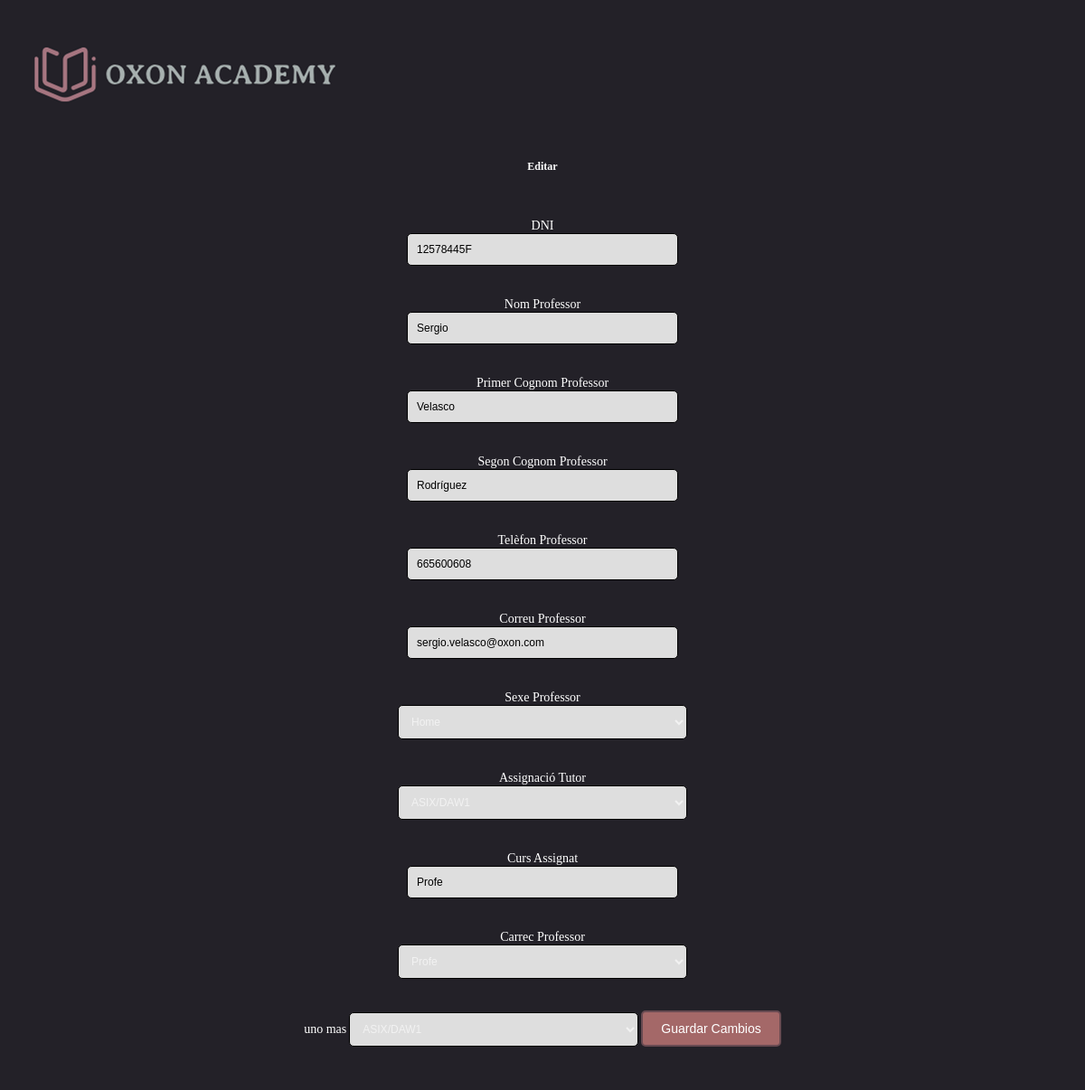
Screenshot of /WEB/formularios/professor/formeditarProfe.php?DNI=12578445F with the database file from the repository.
### tables this page shows
CREATE TABLE tbl_professors(
  DNI_professor CHAR(9) NOT NULL PRIMARY KEY,
  Nom_professor VARCHAR(30) NOT NULL,
  Primer_Cognom_professor VARCHAR(60) NOT NULL,
  Segon_Cognom_professor VARCHAR(60) NOT NULL,
  Telefon_professor CHAR(9) NOT NULL,
  Correu_professor VARCHAR(50) NOT NULL,
  Sexe_professor ENUM('Home', 'Dona', 'No binari') NOT NULL,
  Curs_assignat VARCHAR(50) NOT NULL,
  Carrec_professor ENUM('Profe', 'Cap Departament', 'Profe/Cap Dept') NOT NULL,
  FK_Modul_professors VARCHAR(100) NULL
);

### WEB/formularios/professor/formeditarProfe.php (the view, shortened to what this page needs)
<?php
if (!isset($_GET['DNI'])){
    header('Location: ./../../crud_profes.php');
    exit();
} else {
    require_once './../../conexion.php';
    try {
        $DNI = $_GET['DNI'];
        $stmt = $conn->prepare("SELECT * FROM tbl_professors WHERE DNI_professor = ?");
        $stmt->bindParam(1, $DNI);
        $stmt->execute();
        $datos_escuela = $stmt->fetchAll();
        $array = array();
        foreach($datos_escuela as $clave => $valor){
            $array = $valor;
        }
    } catch (PDOException $e) {
        echo "Error al obtener datos de la base de datos: " . $e->getMessage();
    }
}
?>
<head>
    <link rel="stylesheet" href="./../../css/csseditar_crear.css">
    <link rel="stylesheet" href="./../../css/style.css">
</head>
<body>
    <br>
    <div class="logo">
        <img src="./../../img/logoextendido.png" alt="LOGO">
    </div>
    <div class="titulo">
        <h1>Editar</h1>
    </div>
    <form action="./../../acciones/editarProfe.php" method="POST">
        <label for="DNI_Professor">DNI</label><br>
        <input type="text" id="DNI_Professor" name="DNI_Professor" value="<?php echo $array[0]; ?>" readonly> <br><br>
        <label for="Nom_Professor">Nom Professor</label><br>
        <input type="text" id="Nom_Professor" name="Nom_Professor" value="<?php echo $array[1];?>" required><br><br>
        <label for="Primer_Cognom_Professor">Primer Cognom Professor</label><br>
        <input type="text" id="Primer_Cognom_Professor" name="Primer_Cognom_Professor" value="<?php echo $array[2];?>" required><br><br>
        <label for="Segon_Cognom_Professor">Segon Cognom Professor</label><br>
        <input type="text" id="Segon_Cognom_Professor" name="Segon_Cognom_Professor" value="<?php echo $array[3];?>" required><br><br>
        <label for="Telefon_Professor">Telèfon Professor</label><br>
        <input type="tel" id="Telefon_Professor" name="Telefon_Professor" value="<?php echo $array[4];?>" required><br><br>
        <label for="Correu_Professor">Correu Professor</label><br>
        <input type="email" id="Correu_Professor" name="Correu_Professor" value="<?php echo $array[5];?>" required><br><br>
        <label for="Sexe_Professor">Sexe Professor</label><br>
        <select id="Sexe_Professor" name="Sexe_Professor" class="selectform" required>
            <option value="Home" <?php echo ($array[6] == 'Home') ? 'selected' : ''; ?>>Home</option>
        </select>
        <br><br>
        <label for="Assignacio_Tutor">Assignació Tutor</label><br>
        <select id="Assignacio_Tutor" name="Assignacio_Tutor" class="selectform" required>
            <option value="3" <?php echo ($array[7] == '3') ? 'selected' : ''; ?>>ASIX/DAW1</option>
        </select>
        <br><br>
        <label for="Curs_Assignat">Curs Assignat</label><br>
        <input type="text" id="Curs_Assignat" name="Curs_Assignat" value="<?php echo $array[8]?>"><br><br>
        <label for="Carrec_Professor">Carrec Professor</label><br>
        <select id="Carrec_Professor" name="Carrec_Professor" class="selectform" required>
            <option value="Profe" <?php echo ($array[9] == 'Profe') ? 'selected' : ''; ?>>Profe</option>
        </select>
        <br><br>
        <label for="">uno mas</label>
        <select id="Modul_Professor" name="Modul_Professor" class="selectform" required>
            <option value="1" >ASIX/DAW1</option>
        </select>
        <input type="submit" value="Guardar Cambios" class="button_form">
    </form><br><br>
</body>

### WEB/css/csseditar_crear.css (style rules this page uses)
* { background-color: rgb(35, 33, 40); color:#f2f2f2; }
input[type="text"] { width: 100%; }
.titulo { text-align: center; }
.button_form { display: inline-block; padding: 10px 20px; text-decoration: none; background-color: #a47580; border: 2px solid #674950; border-radius: 5px; }

### WEB/css/style.css (style rules this page uses)
* { font-size: 12px; }
h1 { text-align: center; margin-top: 3em; color: white; }
form { margin-top: 50px; text-align: center; }
form label { color: white; font-size: 14px; }
form input { color: black; }
form input[type="text"], form input[type="tel"], form input[type="password"], form input[type="email"], form input[type="number"], .selectform { width: 100%; max-width: 300px; padding: 10px; margin-bottom: 20px; border-radius: 5px; border: 1px solid rgb(0, 0, 0); background-color: #dedede; }
form input[type="submit"] { padding: 10px 20px; color: #ffffff; text-decoration: none; font-size: 14px; border-radius: 5px; border: 2px solid #694b52; background-color: rgb(164, 104, 104); transition: background-color 0.3s, color 0.3s; cursor: pointer; }
.selectform { width: 100%; max-width: 320px; padding: 10px; margin-bottom: 20px; border-radius: 5px; border: 1px solid black; }

### rows the page displays
tbl_professors: DNI_Professor "12578445F", Nom_Professor "Sergio", Primer_Cognom_Professor "Velasco", Segon_Cognom_Professor "Rodríguez", Telefon_Professor "665600608", Correu_Professor "sergio.velasco@oxon.com", Sexe_Professor "Home", Curs_Assignat "Profe"
